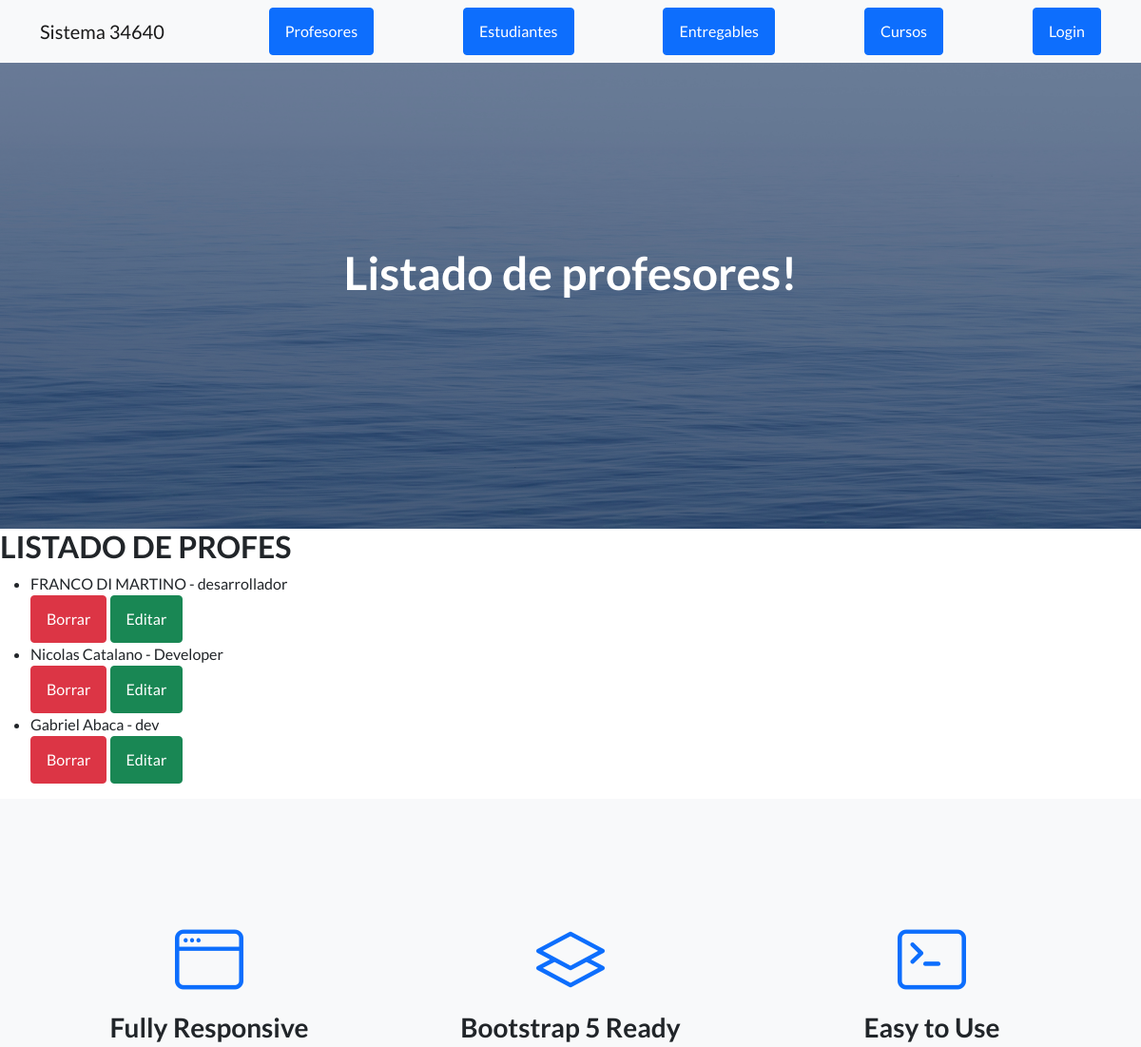
Before: /AppCoder/leerProfesores/ (upper part) with the older database file.
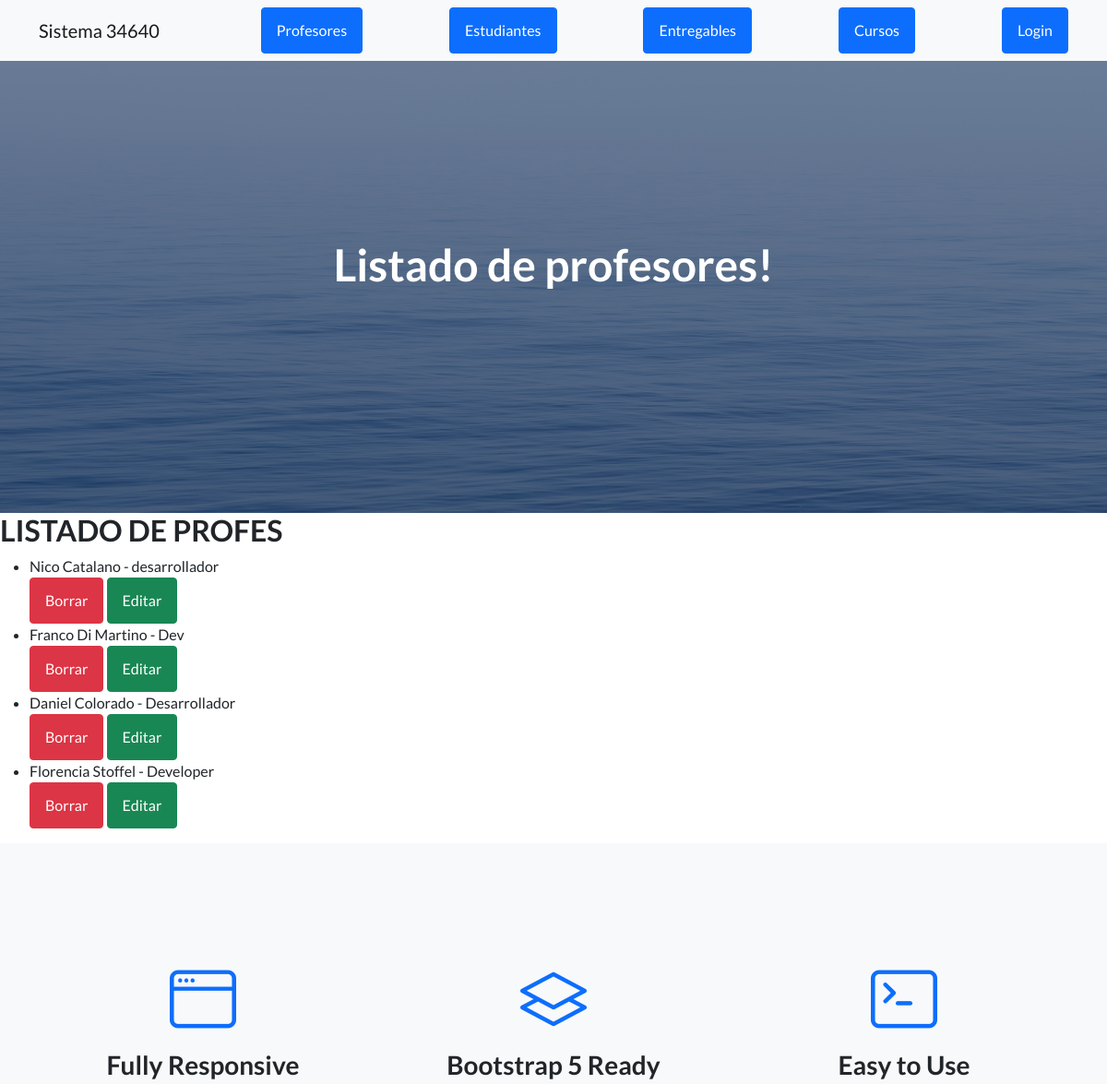
After: the same page with the newer database file.
### AppCoder/models.py (models this page shows)
class Profesor(models.Model):
    nombre= models.CharField(max_length=50)
    apellido= models.CharField(max_length=50)
    email= models.EmailField()
    profesion= models.CharField(max_length=50)
    def __str__(self):
        return self.nombre+" "+self.apellido

### AppCoder/views.py (the view)
# urls.py: path("leerProfesores/", leerProfesores, name="leerProfesores"),
def leerProfesores(request):
    profesores=Profesor.objects.all()
    print(profesores)
    return render(request, "AppCoder/leerProfesores.html", {"profesores":profesores})

### AppCoder/templates/AppCoder/leerProfesores.html (shortened to what this page needs)
{% extends "AppCoder/padre.html" %}
{% load static %}
{% block titulo %}
<h1 class="mb-5">Listado de profesores!</h1>
{% endblock %}
{% block contenido_que_cambia %}
<h2>LISTADO DE PROFES</h2>
<ul>
    {% for profe in profesores %}
    <li>{{ profe.nombre }} {{ profe.apellido }} - {{ profe.profesion }}
    </li>
    <a class="btn btn-danger" href="{% url 'eliminarProfesor' profe.id %}">Borrar</a>
    <a class="btn btn-success" href="{% url 'editarProfesor' profe.id %}">Editar</a>
    {% endfor %}
</ul>
{% endblock %}

### AppCoder/templates/AppCoder/padre.html (shortened to what this page needs)
<!DOCTYPE html>
<html lang="en">
    <head>
        {% load static %}
        <link href="https://cdn.jsdelivr.net/npm/bootstrap-icons@1.5.0/font/bootstrap-icons.css" rel="stylesheet" type="text/css" />
        <link href="{% static 'AppCoder/css/styles.css' %}" rel="stylesheet" />
    </head>
    <body>
        <nav class="navbar navbar-light bg-light static-top">
            <div class="container">
                <a class="navbar-brand" href="{% url 'inicio' %}">Sistema 34640</a>
                <a class="btn btn-primary" href="{% url 'profesores' %}">Profesores</a>
                <a class="btn btn-primary" href="{% url 'estudiantes' %}">Estudiantes</a>
                <a class="btn btn-primary" href="{% url 'entregables' %}">Entregables</a>
                <a class="btn btn-primary" href="{% url 'cursos' %}">Cursos</a>
                {% if user.is_authenticated %}
                <p> Hola {{ user.username }}</p>
                <img src="{{ imagen }}" alt="">
                <a class="btn btn-danger" href="{% url 'logout' %}">Desloguearme</a>
                {% else %}
                <a class="btn btn-primary" href="{% url 'login' %}">Login</a>
                {% endif %}
            </div>
        </nav>
        <header class="masthead">
            <div class="container position-relative">
                <div class="row justify-content-center">
                    <div class="col-xl-6">
                        <div class="text-center text-white">
                            {% block titulo %}
                            {% endblock %}
                        </div>
                    </div>
                </div>
            </div>
        </header>
        {% block contenido_que_cambia %}
        {% endblock %}
        <section class="features-icons bg-light text-center">
            <div class="container">
                <div class="row">
                    <div class="col-lg-4">
                        <div class="features-icons-item mx-auto mb-5 mb-lg-0 mb-lg-3">
                            <div class="features-icons-icon d-flex"><i class="bi-window m-auto text-primary"></i></div>
                            <h3>Fully Responsive</h3>
                        </div>
                    </div>
                    <div class="col-lg-4">
                        <div class="features-icons-item mx-auto mb-5 mb-lg-0 mb-lg-3">
                            <div class="features-icons-icon d-flex"><i class="bi-layers m-auto text-primary"></i></div>
                            <h3>Bootstrap 5 Ready</h3>
                        </div>
                    </div>
                    <div class="col-lg-4">
                        <div class="features-icons-item mx-auto mb-0 mb-lg-3">
                            <div class="features-icons-icon d-flex"><i class="bi-terminal m-auto text-primary"></i></div>
                            <h3>Easy to Use</h3>
                        </div>
                    </div>
                </div>
            </div>
        </section>
    </body>
</html>

Changed rows visible on the page:
removed Profesor: nombre "FRANCO", apellido "DI MARTINO", profesion "desarrollador"
changed Profesor "Catalano": nombre "Nicolas" → "Nico"; profesion "Developer" → "desarrollador"
changed Profesor: nombre "Gabriel" → "Franco"; apellido "Abaca" → "Di Martino"; profesion "dev" → "Dev"
added Profesor: nombre "Daniel", apellido "Colorado", profesion "Desarrollador"
added Profesor: nombre "Florencia", apellido "Stoffel", profesion "Developer"
